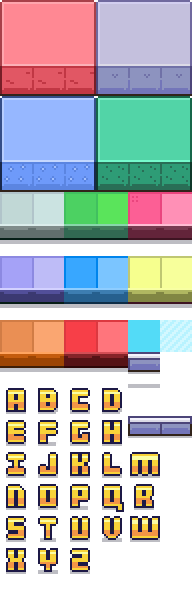
#> input picture _prototypes_map_builder/tile-designer/assets/TES.png, 192 x 600 px
$ jupyter execute croppin.ipynb
#> lines starting #> are read from the running program, lines starting #| are printed output that depends on the picture; after the words box and inside, x2 and y2 are one past the last pixel; in counts of white or black regions, pixels touching at a corner belong together
[cell 1]
from PIL import Image

# Opens a image in RGB mode
im = Image.open(r"assets/TES.png")
#> im is the input picture: PIL image 192x600 RGBA; mean R, G, B, A 106.6, 104.4, 107.4, 173

# Size of the image in pixels (size of original image)
# (This is not mandatory)
width, height = im.size
#> width = 192; height = 600
print(im.size)
#| (192, 600)

[cell 2]
import numpy as np

[cell 3]
image = np.array(im, dtype=np.uint8)
print(image.shape)
#| (600, 192, 4)
shirit = np.zeros((72,192,4))
image = np.append(image,shirit,0)
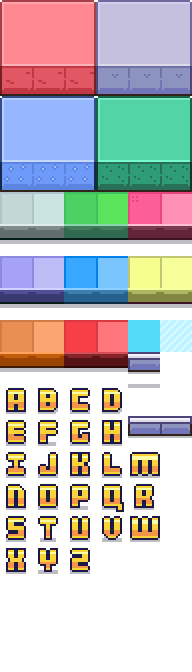
#> image: shape (672, 192, 4) float64; mean R, G, B, A 95.2, 93.3, 95.9, 154.5; transparent parts drawn white
print(image.shape)
#| (672, 192, 4)

[cell 4]
for x in range(31):
    for y in range(31):
        if x>y:
            image[672-32+x, 192-32+y] = image[192-32+x, 192-32+y]
        if x<y:
            image[672-32+x, 192-32-32+y] = image[192-32+x, 192-32-32+y]
        if x+y<32:
            image[672-32-32+x, 192-32+y] = image[192-32+x, 192-32+y]
        if x+y>32:
            image[672-32-32+x, 192-32-32+y] = image[192-32+x, 192-32+y]
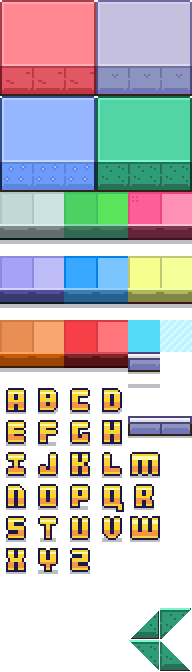
#> image: shape (672, 192, 4) float64; 1.44% of pixels changed, all inside (x1, y1, x2, y2) = (129, 608, 191, 671); transparent parts drawn white


#new_im = Image.fromarray(image.astype('uint8'))
#new_im.save("assets/new_TES.png")

[cell 5]
im = Image.open(r"assets/office.png")
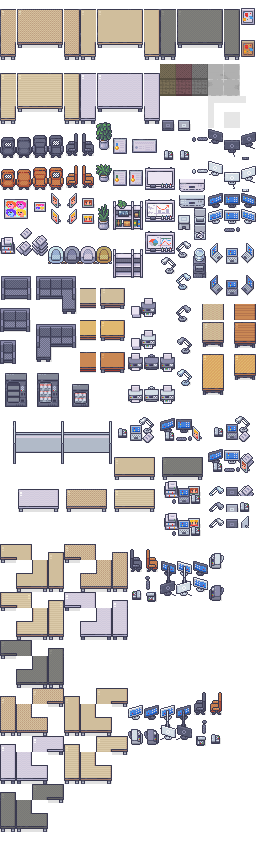
#> input picture _prototypes_map_builder/tile-designer/assets/office.png, 512 x 1696 px (shown at 1/2 size)
#> im is the input picture: PIL image 512x1696 RGBA; mean R, G, B, A 61.6, 58.3, 60.2, 99.5

# Size of the image in pixels (size of original image)
# (This is not mandatory)
width, height = im.size
#> width = 512; height = 1696
#print(im.size)
left = 32
top = 32*30
right = 32*4
bottom = 1696-32*21

# Cropped image of above dimension
# (It will not change original image)
im1 = im.crop((left, top, right, bottom))
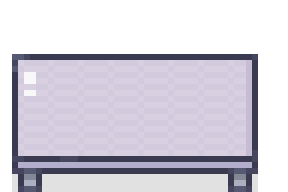
#> im1: PIL image 96x64 RGBA (shown 3 times larger); mean R, G, B, A 101.8, 98.9, 110.4, 142.1; transparent parts drawn white
im1.show()
im1.save("assets/table.png")

[cell 6]
im1 = np.array(im1, dtype=np.uint8)

[cell 7]
for y in range(95):
    for x in range(63):
        image[x+608,y] = im1[x,y]
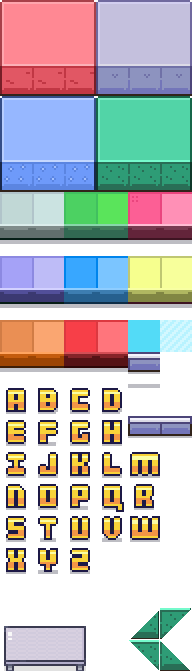
#> image: shape (672, 192, 4) float64; 3.12% of pixels changed, all inside (x1, y1, x2, y2) = (2, 624, 88, 671); transparent parts drawn white

final = Image.fromarray(image.astype('uint8'))
final.show()
